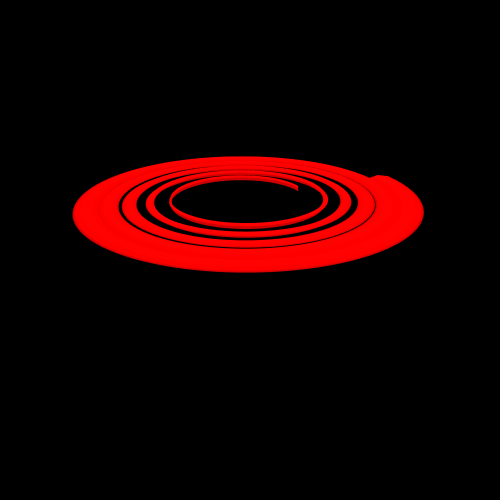

Notebook code for this chart:
### Code cell
NUM_POINTS = 1000
OUTER_RADIUS = 5.75 #inch
INNER_RADIUS = 2.25 #inch 
ROTATION_COUNT = 5


steps = []

for i in range(NUM_POINTS):
    step = fc.polar_to_point(centre=fc.Point(x=0, y=0, z=2),
                              radius=(OUTER_RADIUS-INNER_RADIUS)*(i/NUM_POINTS)+INNER_RADIUS, 
                              angle=i*(ROTATION_COUNT*2*3.14159/NUM_POINTS))
    step.color = [1, 0, 0]
    steps.append(fc.ExtrusionGeometry(width=i/NUM_POINTS))
    steps.append(step)
fc.transform(steps, 'plot', fc.PlotControls(color_type='manual', neat_for_publishing=True, zoom=0.7))

### Figure 1 — Plotly figure (JSON) as saved in the notebook; plotly's stock layout.template omitted (floating-point values rounded to 4 significant figures; data arrays with more than 128 entries replaced by an {"elided": "..."} marker saying what was removed)
{"data": [{"i": {"elided": "7992 int values"}, "j": {"elided": "7992 int values"}, "k": {"elided": "7992 int values"}, "type": "mesh3d", "vertexcolor": {"elided": "4000 str values"}, "x": {"elided": "4000 float values"}, "y": {"elided": "4000 float values"}, "z": {"elided": "4000 float values"}}], "layout": {"height": 500, "margin": {"b": 10, "l": 10, "pad": 4, "r": 10, "t": 10}, "paper_bgcolor": "black", "scene": {"aspectmode": "cube", "camera": {"center": {"x": 0, "y": 0, "z": -0.5}, "eye": {"x": -0.7143, "y": -1.429, "z": 0.2143}}, "xaxis": {"backgroundcolor": "black", "nticks": 10, "range": [-5.901, 6.244], "showgrid": false, "visible": false, "zeroline": false}, "yaxis": {"backgroundcolor": "black", "nticks": 10, "range": [-6.248, 5.898], "showgrid": false, "visible": false, "zeroline": false}, "zaxis": {"backgroundcolor": "black", "nticks": 10, "range": [0, 12.15], "showgrid": false, "visible": false, "zeroline": false}}, "width": 500}}
